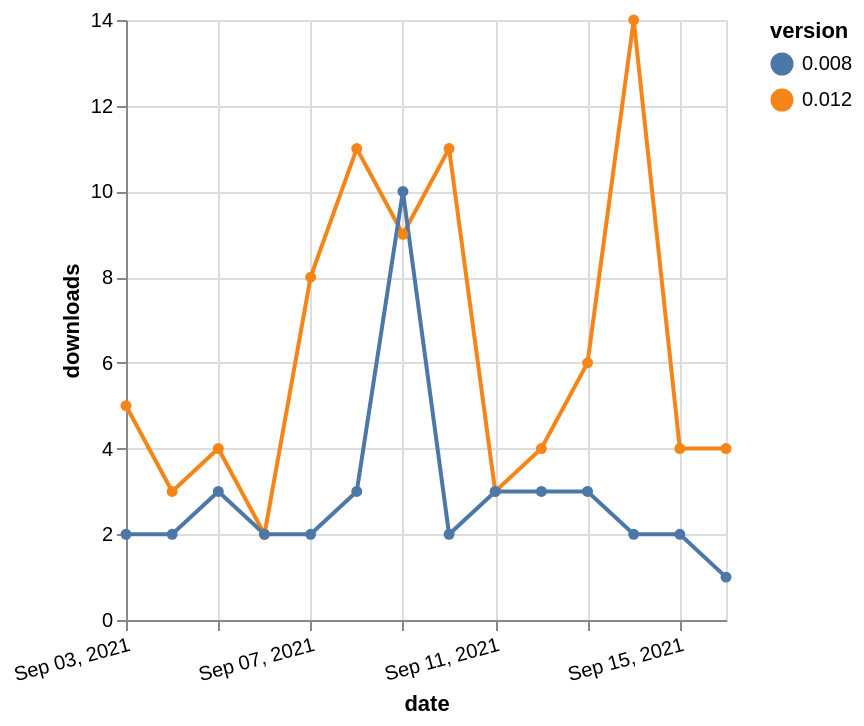

The Vega-Lite source for this figure:
### Vega-Lite specification from a JSON file in a GitHub repository (floating-point values rounded to 4 significant figures)
{"$schema": "https://vega.github.io/schema/vega-lite/v5.json", "description": "A simple bar chart with embedded data.", "data": {"values": [{"date": "2021-09-03", "total": 6640, "delta": 5, "version": "0.012"}, {"date": "2021-09-04", "total": 6643, "delta": 3, "version": "0.012"}, {"date": "2021-09-05", "total": 6647, "delta": 4, "version": "0.012"}, {"date": "2021-09-06", "total": 6649, "delta": 2, "version": "0.012"}, {"date": "2021-09-07", "total": 6657, "delta": 8, "version": "0.012"}, {"date": "2021-09-08", "total": 6668, "delta": 11, "version": "0.012"}, {"date": "2021-09-09", "total": 6677, "delta": 9, "version": "0.012"}, {"date": "2021-09-10", "total": 6688, "delta": 11, "version": "0.012"}, {"date": "2021-09-11", "total": 6691, "delta": 3, "version": "0.012"}, {"date": "2021-09-12", "total": 6695, "delta": 4, "version": "0.012"}, {"date": "2021-09-13", "total": 6701, "delta": 6, "version": "0.012"}, {"date": "2021-09-14", "total": 6715, "delta": 14, "version": "0.012"}, {"date": "2021-09-15", "total": 6719, "delta": 4, "version": "0.012"}, {"date": "2021-09-16", "total": 6723, "delta": 4, "version": "0.012"}, {"date": "2021-09-03", "total": 5575, "delta": 2, "version": "0.008"}, {"date": "2021-09-04", "total": 5577, "delta": 2, "version": "0.008"}, {"date": "2021-09-05", "total": 5580, "delta": 3, "version": "0.008"}, {"date": "2021-09-06", "total": 5582, "delta": 2, "version": "0.008"}, {"date": "2021-09-07", "total": 5584, "delta": 2, "version": "0.008"}, {"date": "2021-09-08", "total": 5587, "delta": 3, "version": "0.008"}, {"date": "2021-09-09", "total": 5597, "delta": 10, "version": "0.008"}, {"date": "2021-09-10", "total": 5599, "delta": 2, "version": "0.008"}, {"date": "2021-09-11", "total": 5602, "delta": 3, "version": "0.008"}, {"date": "2021-09-12", "total": 5605, "delta": 3, "version": "0.008"}, {"date": "2021-09-13", "total": 5608, "delta": 3, "version": "0.008"}, {"date": "2021-09-14", "total": 5610, "delta": 2, "version": "0.008"}, {"date": "2021-09-15", "total": 5612, "delta": 2, "version": "0.008"}, {"date": "2021-09-16", "total": 5613, "delta": 1, "version": "0.008"}]}, "width": "container", "mark": {"type": "line", "point": {"filled": true}}, "encoding": {"x": {"field": "date", "type": "temporal", "timeUnit": "yearmonthdate", "title": "date", "axis": {"labelAngle": -15}}, "y": {"field": "delta", "type": "quantitative", "title": "downloads"}, "color": {"field": "version", "type": "nominal"}, "tooltip": {"field": "delta"}}}
